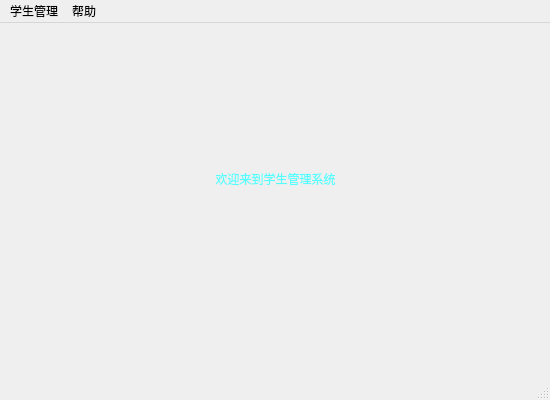
<?xml version="1.0" encoding="UTF-8"?>
<ui version="4.0">
 <class>MainWindow</class>
 <widget class="QMainWindow" name="MainWindow">
  <property name="geometry">
   <rect>
    <x>0</x>
    <y>0</y>
    <width>550</width>
    <height>400</height>
   </rect>
  </property>
  <property name="windowTitle">
   <string>学生管理系统</string>
  </property>
  <widget class="QWidget" name="centralwidget">
   <widget class="QLabel" name="label">
    <property name="geometry">
     <rect>
      <x>10</x>
      <y>110</y>
      <width>531</width>
      <height>91</height>
     </rect>
    </property>
    <property name="styleSheet">
     <string notr="true">font: 87 48pt &quot;Arial Black&quot;;
font: 36pt &quot;Arial&quot;;
color: rgb(85, 255, 255);</string>
    </property>
    <property name="text">
     <string>欢迎来到学生管理系统</string>
    </property>
    <property name="alignment">
     <set>Qt::AlignCenter</set>
    </property>
   </widget>
  </widget>
  <widget class="QMenuBar" name="menubar">
   <property name="geometry">
    <rect>
     <x>0</x>
     <y>0</y>
     <width>550</width>
     <height>23</height>
    </rect>
   </property>
   <widget class="QMenu" name="menu">
    <property name="title">
     <string>学生管理</string>
    </property>
    <addaction name="actionaddStu"/>
    <addaction name="actionqueryStu"/>
   </widget>
   <widget class="QMenu" name="menu_2">
    <property name="title">
     <string>帮助</string>
    </property>
    <addaction name="actionabout"/>
    <addaction name="actionhelp"/>
   </widget>
   <addaction name="menu"/>
   <addaction name="menu_2"/>
  </widget>
  <widget class="QStatusBar" name="statusbar"/>
  <action name="actionaddStu">
   <property name="text">
    <string>addStu</string>
   </property>
  </action>
  <action name="actionqueryStu">
   <property name="text">
    <string>queryStu</string>
   </property>
  </action>
  <action name="actionabout">
   <property name="text">
    <string>about</string>
   </property>
  </action>
  <action name="actionhelp">
   <property name="text">
    <string>help</string>
   </property>
  </action>
 </widget>
 <resources/>
 <connections/>
</ui>
